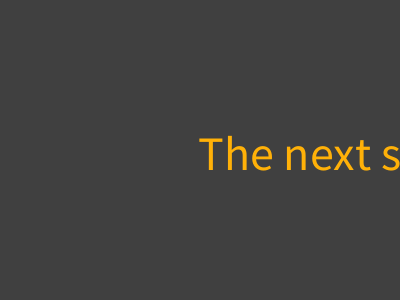
Frame 1 (no input)
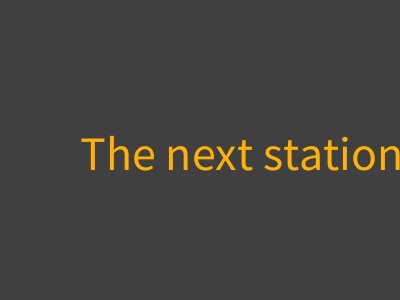
Frame 60 (the mouse pressed at the canvas centre just before this capture)
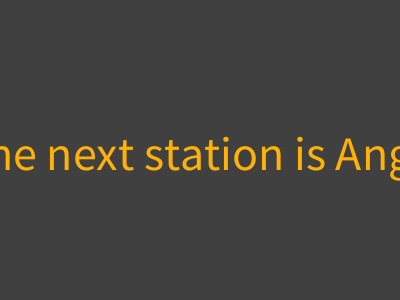
Frame 120 (the mouse held since frame 60 and released just before this capture)

The Processing sketch that drew these frames (run headless with seeded random() and noise(); from frame 60 on, the mouse is pressed at the canvas centre):

// Processing sketch: Bouncing_ball
// ── Bouncing_ball.pde
float xPosition;  // -- Horizontal starting position on 'x' axis in coordinate space
float xVelocity; // -- Horizontal speed in x-direction
 
void setup()
{
  size(400,300);
  fill(255,177,8);
  textSize(48);
 
  xPosition = width/2;  // -- Initialise xPosition to centre of sketch
  xVelocity = -2; // -- Initialise speed in x-direction to -2 (moving left)
}
 
void draw()
{
  background(64);
 
  String message = "The next station is Angel...";
 
  xPosition = xPosition + xVelocity;  // -- Change position in x on each redraw by velocity in x
 
  text(message,xPosition,(height/2) + 20);
}
